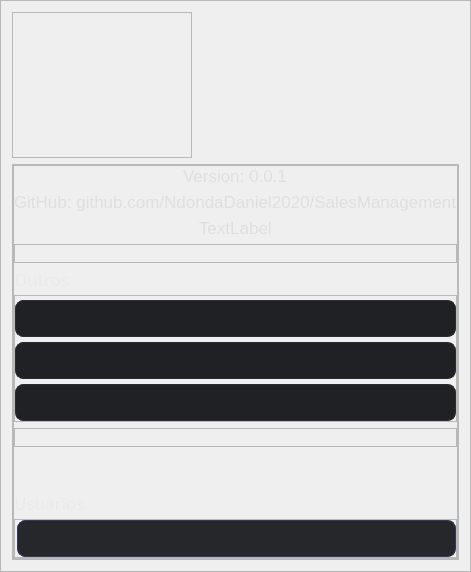
                    <widget class="QFrame" name="left_column">
                     <property name="minimumSize">
                      <size>
                       <width>0</width>
                       <height>0</height>
                      </size>
                     </property>
                     <property name="maximumSize">
                      <size>
                       <width>0</width>
                       <height>16777215</height>
                      </size>
                     </property>
                     <property name="font">
                      <font>
                       <pointsize>13</pointsize>
                      </font>
                     </property>
                     <property name="styleSheet">
                      <string notr="true"/>
                     </property>
                     <property name="frameShape">
                      <enum>QFrame::StyledPanel</enum>
                     </property>
                     <property name="frameShadow">
                      <enum>QFrame::Raised</enum>
                     </property>
                     <layout class="QVBoxLayout" name="verticalLayout_11">
                      <item alignment="Qt::AlignLeft">
                       <widget class="QFrame" name="frame_qrcode">
                        <property name="minimumSize">
                         <size>
                          <width>180</width>
                          <height>0</height>
                         </size>
                        </property>
                        <property name="maximumSize">
                         <size>
                          <width>16777215</width>
                          <height>146</height>
                         </size>
                        </property>
                        <property name="styleSheet">
                         <string notr="true"/>
                        </property>
                        <property name="frameShape">
                         <enum>QFrame::StyledPanel</enum>
                        </property>
                        <property name="frameShadow">
                         <enum>QFrame::Raised</enum>
                        </property>
                        <layout class="QVBoxLayout" name="verticalLayout_13">
                         <item>
                          <widget class="QPushButton" name="qrcode">
                           <property name="minimumSize">
                            <size>
                             <width>0</width>
                             <height>130</height>
                            </size>
                           </property>
                           <property name="styleSheet">
                            <string notr="true">QPushButton {border: none;}
QPushButton:hover{border: none;}
QPushButton:pressed {border: none;}
</string>
                           </property>
                           <property name="text">
                            <string/>
                           </property>
                           <property name="icon">
                            <iconset>
                             <normaloff>../../../../../../../../../images/svg_images/SalesManagement.png</normaloff>../../../../../../../../../images/svg_images/SalesManagement.png</iconset>
                           </property>
                           <property name="iconSize">
                            <size>
                             <width>130</width>
                             <height>130</height>
                            </size>
                           </property>
                          </widget>
                         </item>
                        </layout>
                       </widget>
                      </item>
                      <item>
                       <widget class="QFrame" name="frame_26">
                        <property name="styleSheet">
                         <string notr="true"/>
                        </property>
                        <property name="frameShape">
                         <enum>QFrame::StyledPanel</enum>
                        </property>
                        <property name="frameShadow">
                         <enum>QFrame::Raised</enum>
                        </property>
                        <layout class="QVBoxLayout" name="verticalLayout_14">
                         <property name="spacing">
                          <number>0</number>
                         </property>
                         <property name="leftMargin">
                          <number>0</number>
                         </property>
                         <property name="topMargin">
                          <number>0</number>
                         </property>
                         <property name="rightMargin">
                          <number>0</number>
                         </property>
                         <property name="bottomMargin">
                          <number>0</number>
                         </property>
                         <item>
                          <widget class="QFrame" name="frame_28">
                           <property name="frameShape">
                            <enum>QFrame::StyledPanel</enum>
                           </property>
                           <property name="frameShadow">
                            <enum>QFrame::Raised</enum>
                           </property>
                           <layout class="QVBoxLayout" name="verticalLayout_15">
                            <property name="leftMargin">
                             <number>0</number>
                            </property>
                            <property name="topMargin">
                             <number>0</number>
                            </property>
                            <property name="rightMargin">
                             <number>0</number>
                            </property>
                            <property name="bottomMargin">
                             <number>0</number>
                            </property>
                            <item alignment="Qt::AlignHCenter">
                             <widget class="QLabel" name="label_17">
                              <property name="styleSheet">
                               <string notr="true">color: rgb(222, 223, 225);</string>
                              </property>
                              <property name="text">
                               <string>Version: 0.0.1</string>
                              </property>
                             </widget>
                            </item>
                            <item>
                             <widget class="QLabel" name="label_16">
                              <property name="minimumSize">
                               <size>
                                <width>0</width>
                                <height>16</height>
                               </size>
                              </property>
                              <property name="styleSheet">
                               <string notr="true">color: rgb(222, 223, 225);</string>
                              </property>
                              <property name="text">
                               <string>GitHub: github.com/NdondaDaniel2020/SalesManagement</string>
                              </property>
                             </widget>
                            </item>
                            <item alignment="Qt::AlignHCenter">
                             <widget class="QLabel" name="label_18">
                              <property name="styleSheet">
                               <string notr="true">color: rgb(222, 223, 225);</string>
                              </property>
                              <property name="text">
                               <string>TextLabel</string>
                              </property>
                             </widget>
                            </item>
                            <item>
                             <widget class="QFrame" name="frame_35">
                              <property name="minimumSize">
                               <size>
                                <width>0</width>
                                <height>19</height>
                               </size>
                              </property>
                              <property name="frameShape">
                               <enum>QFrame::StyledPanel</enum>
                              </property>
                              <property name="frameShadow">
                               <enum>QFrame::Raised</enum>
                              </property>
                             </widget>
                            </item>
                            <item>
                             <widget class="QLabel" name="label_19">
                              <property name="maximumSize">
                               <size>
                                <width>16777215</width>
                                <height>20</height>
                               </size>
                              </property>
                              <property name="font">
                               <font>
                                <family>Segoe UI Semibold</family>
                                <pointsize>13</pointsize>
                               </font>
                              </property>
                              <property name="styleSheet">
                               <string notr="true">color: rgb(233, 234, 236);</string>
                              </property>
                              <property name="text">
                               <string>Outros</string>
                              </property>
                             </widget>
                            </item>
                            <item>
                             <widget class="QFrame" name="frame_27">
                              <property name="frameShape">
                               <enum>QFrame::StyledPanel</enum>
                              </property>
                              <property name="frameShadow">
                               <enum>QFrame::Raised</enum>
                              </property>
                              <layout class="QVBoxLayout" name="verticalLayout_17">
                               <property name="spacing">
                                <number>5</number>
                               </property>
                               <property name="leftMargin">
                                <number>0</number>
                               </property>
                               <property name="topMargin">
                                <number>4</number>
                               </property>
                               <property name="rightMargin">
                                <number>0</number>
                               </property>
                               <property name="bottomMargin">
                                <number>0</number>
                               </property>
                               <item>
                                <widget class="PyCustomPushButton" name="widget_1" native="true">
                                 <property name="minimumSize">
                                  <size>
                                   <width>0</width>
                                   <height>37</height>
                                  </size>
                                 </property>
                                 <property name="styleSheet">
                                  <string notr="true">QWidget{
	background-color: rgb(32, 33, 37);
	border: 1px solid rgb(44, 45, 50);
	border-radius: 8px;
}
QWidget:hover{
	background-color: rgb(65, 80, 173);
	border-radius: 8px;
}
QWidget:focus {
 	background-color: rgb(88, 106, 233);
}</string>
                                 </property>
                                 <layout class="QHBoxLayout" name="horizontalLayout_10">
                                  <property name="spacing">
                                   <number>0</number>
                                  </property>
                                  <property name="leftMargin">
                                   <number>2</number>
                                  </property>
                                  <property name="topMargin">
                                   <number>0</number>
                                  </property>
                                  <property name="rightMargin">
                                   <number>2</number>
                                  </property>
                                  <property name="bottomMargin">
                                   <number>0</number>
                                  </property>
                                 </layout>
                                </widget>
                               </item>
                               <item>
                                <widget class="PyCustomPushButton" name="widget_2" native="true">
                                 <property name="minimumSize">
                                  <size>
                                   <width>0</width>
                                   <height>37</height>
                                  </size>
                                 </property>
                                 <property name="styleSheet">
                                  <string notr="true">QWidget{
	background-color: rgb(32, 33, 37);
	border: 1px solid rgb(44, 45, 50);
	border-radius: 8px;
}
QWidget:hover{
	background-color: rgb(65, 80, 173);
	border-radius: 8px;
}
QWidget:focus {
 	background-color: rgb(88, 106, 233);
}</string>
                                 </property>
                                 <layout class="QHBoxLayout" name="horizontalLayout_11">
                                  <property name="spacing">
                                   <number>0</number>
                                  </property>
                                  <property name="leftMargin">
                                   <number>2</number>
                                  </property>
                                  <property name="topMargin">
                                   <number>0</number>
                                  </property>
                                  <property name="rightMargin">
                                   <number>2</number>
                                  </property>
                                  <property name="bottomMargin">
                                   <number>0</number>
                                  </property>
                                 </layout>
                                </widget>
                               </item>
                               <item>
                                <widget class="PyCustomPushButton" name="widget_3" native="true">
                                 <property name="minimumSize">
                                  <size>
                                   <width>0</width>
                                   <height>37</height>
                                  </size>
                                 </property>
                                 <property name="styleSheet">
                                  <string notr="true">QWidget{
	background-color: rgb(32, 33, 37);
	border: 1px solid rgb(44, 45, 50);
	border-radius: 8px;
}
QWidget:hover{
	background-color: rgb(65, 80, 173);
	border-radius: 8px;
}
QWidget:focus {
 	background-color: rgb(88, 106, 233);
}</string>
                                 </property>
                                 <layout class="QHBoxLayout" name="horizontalLayout_16">
                                  <property name="spacing">
                                   <number>0</number>
                                  </property>
                                  <property name="leftMargin">
                                   <number>2</number>
                                  </property>
                                  <property name="topMargin">
                                   <number>0</number>
                                  </property>
                                  <property name="rightMargin">
                                   <number>2</number>
                                  </property>
                                  <property name="bottomMargin">
                                   <number>0</number>
                                  </property>
                                 </layout>
                                </widget>
                               </item>
                              </layout>
                             </widget>
                            </item>
                            <item>
                             <widget class="QFrame" name="frame_31">
                              <property name="minimumSize">
                               <size>
                                <width>0</width>
                                <height>19</height>
                               </size>
                              </property>
                              <property name="frameShape">
                               <enum>QFrame::StyledPanel</enum>
                              </property>
                              <property name="frameShadow">
                               <enum>QFrame::Raised</enum>
                              </property>
                             </widget>
                            </item>
                            <item>
                             <spacer name="verticalSpacer_3">
                              <property name="orientation">
                               <enum>Qt::Vertical</enum>
                              </property>
                              <property name="sizeHint" stdset="0">
                               <size>
                                <width>20</width>
                                <height>40</height>
                               </size>
                              </property>
                             </spacer>
                            </item>
                            <item>
                             <widget class="QLabel" name="label_15">
                              <property name="maximumSize">
                               <size>
                                <width>16777215</width>
                                <height>20</height>
                               </size>
                              </property>
                              <property name="font">
                               <font>
                                <family>Segoe UI Semibold</family>
                                <pointsize>13</pointsize>
                               </font>
                              </property>
                              <property name="styleSheet">
                               <string notr="true">color: rgb(233, 234, 236);</string>
                              </property>
                              <property name="text">
                               <string>Usuarios</string>
                              </property>
                             </widget>
                            </item>
                            <item>
                             <widget class="QFrame" name="frame_29">
                              <property name="frameShape">
                               <enum>QFrame::StyledPanel</enum>
                              </property>
                              <property name="frameShadow">
                               <enum>QFrame::Raised</enum>
                              </property>
                              <layout class="QVBoxLayout" name="verticalLayout_16">
                               <property name="spacing">
                                <number>5</number>
                               </property>
                               <property name="leftMargin">
                                <number>2</number>
                               </property>
                               <property name="topMargin">
                                <number>0</number>
                               </property>
                               <property name="rightMargin">
                                <number>0</number>
                               </property>
                               <property name="bottomMargin">
                                <number>0</number>
                               </property>
                               <item>
                                <widget class="PyUserButton" name="frest_user" native="true">
                                 <property name="minimumSize">
                                  <size>
                                   <width>0</width>
                                   <height>37</height>
                                  </size>
                                 </property>
                                 <property name="font">
                                  <font>
                                   <pointsize>9</pointsize>
                                  </font>
                                 </property>
                                 <property name="styleSheet">
                                  <string notr="true">QWidget{
	background-color: rgb(38, 39, 43);
	border: 1px solid rgb(47, 54, 100);
	border-radius: 8px;
}
QWidget:hover{
	background-color: rgb(65, 80, 173);
	border-radius: 8px;
}
QWidget:focus {
 	background-color: rgb(88, 106, 233);
}</string>
                                 </property>
                                 <layout class="QHBoxLayout" name="horizontalLayout_20">
                                  <property name="spacing">
                                   <number>0</number>
                                  </property>
                                  <property name="leftMargin">
                                   <number>2</number>
                                  </property>
                                  <property name="topMargin">
                                   <number>0</number>
                                  </property>
                                  <property name="rightMargin">
                                   <number>2</number>
                                  </property>
                                  <property name="bottomMargin">
                                   <number>0</number>
                                  </property>
                                 </layout>
                                </widget>
                               </item>
                              </layout>
                             </widget>
                            </item>
                           </layout>
                          </widget>
                         </item>
                        </layout>
                       </widget>
                      </item>
                     </layout>
                    </widget>
